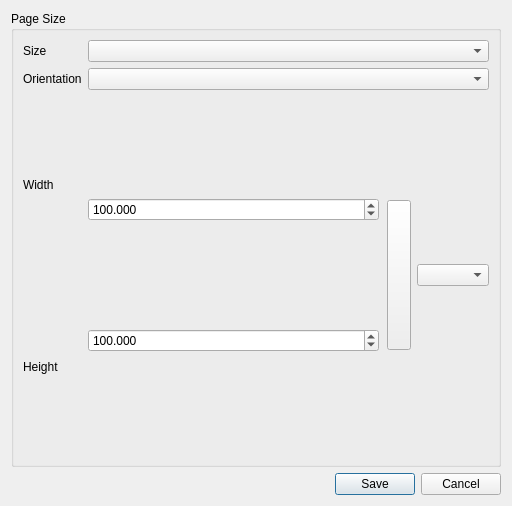
<?xml version="1.0" encoding="UTF-8"?>
<ui version="4.0">
 <class>QgsElevationProfilePdfExportOptionsDialogBase</class>
 <widget class="QDialog" name="QgsElevationProfilePdfExportOptionsDialogBase">
  <property name="geometry">
   <rect>
    <x>0</x>
    <y>0</y>
    <width>512</width>
    <height>506</height>
   </rect>
  </property>
  <property name="windowTitle">
   <string>PDF Export Options</string>
  </property>
  <layout class="QVBoxLayout" name="verticalLayout">
   <item>
    <widget class="QgsScrollArea" name="scrollArea">
     <property name="frameShape">
      <enum>QFrame::NoFrame</enum>
     </property>
     <property name="widgetResizable">
      <bool>true</bool>
     </property>
     <widget class="QWidget" name="scrollAreaWidgetContents">
      <property name="geometry">
       <rect>
        <x>0</x>
        <y>0</y>
        <width>494</width>
        <height>455</height>
       </rect>
      </property>
      <layout class="QVBoxLayout" name="scrollAreaLayout">
       <property name="leftMargin">
        <number>0</number>
       </property>
       <property name="topMargin">
        <number>0</number>
       </property>
       <property name="rightMargin">
        <number>0</number>
       </property>
       <property name="bottomMargin">
        <number>0</number>
       </property>
       <item>
        <widget class="QGroupBox" name="groupBox_2">
         <property name="title">
          <string>Page Size</string>
         </property>
         <layout class="QGridLayout" name="gridLayout" columnstretch="0,1">
          <item row="3" column="0">
           <widget class="QLabel" name="mWidthLabel">
            <property name="text">
             <string>Width</string>
            </property>
           </widget>
          </item>
          <item row="3" column="1" rowspan="2">
           <layout class="QGridLayout" name="gridLayout_3" columnstretch="1,0,0,0,0">
            <item row="0" column="4" rowspan="2">
             <widget class="QgsLayoutUnitsComboBox" name="mSizeUnitsComboBox"/>
            </item>
            <item row="0" column="0" colspan="3">
             <widget class="QgsDoubleSpinBox" name="mWidthSpin">
              <property name="suffix">
               <string/>
              </property>
              <property name="decimals">
               <number>3</number>
              </property>
              <property name="maximum">
               <double>9999999.000000000000000</double>
              </property>
              <property name="value">
               <double>100.000000000000000</double>
              </property>
              <property name="showClearButton" stdset="0">
               <bool>false</bool>
              </property>
             </widget>
            </item>
            <item row="0" column="3" rowspan="2">
             <layout class="QHBoxLayout" name="_2">
              <property name="leftMargin">
               <number>2</number>
              </property>
              <property name="topMargin">
               <number>2</number>
              </property>
              <property name="rightMargin">
               <number>0</number>
              </property>
              <property name="bottomMargin">
               <number>2</number>
              </property>
              <item>
               <widget class="QgsRatioLockButton" name="mLockAspectRatio">
                <property name="sizePolicy">
                 <sizepolicy hsizetype="Fixed" vsizetype="Expanding">
                  <horstretch>0</horstretch>
                  <verstretch>0</verstretch>
                 </sizepolicy>
                </property>
                <property name="toolTip">
                 <string>Lock aspect ratio (including while drawing extent onto canvas)</string>
                </property>
                <property name="leftMargin" stdset="0">
                 <number>13</number>
                </property>
               </widget>
              </item>
             </layout>
            </item>
            <item row="1" column="0" colspan="3">
             <widget class="QgsDoubleSpinBox" name="mHeightSpin">
              <property name="suffix">
               <string/>
              </property>
              <property name="decimals">
               <number>3</number>
              </property>
              <property name="maximum">
               <double>9999999.000000000000000</double>
              </property>
              <property name="value">
               <double>100.000000000000000</double>
              </property>
              <property name="showClearButton" stdset="0">
               <bool>false</bool>
              </property>
             </widget>
            </item>
           </layout>
          </item>
          <item row="4" column="0">
           <widget class="QLabel" name="mHeightLabel">
            <property name="text">
             <string>Height</string>
            </property>
           </widget>
          </item>
          <item row="0" column="1">
           <layout class="QHBoxLayout" name="horizontalLayout">
            <property name="topMargin">
             <number>0</number>
            </property>
            <item>
             <widget class="QComboBox" name="mPageSizeComboBox"/>
            </item>
           </layout>
          </item>
          <item row="0" column="0">
           <widget class="QLabel" name="label_3">
            <property name="text">
             <string>Size</string>
            </property>
           </widget>
          </item>
          <item row="1" column="1">
           <layout class="QHBoxLayout" name="horizontalLayout_3">
            <item>
             <widget class="QComboBox" name="mPageOrientationComboBox"/>
            </item>
           </layout>
          </item>
          <item row="1" column="0">
           <widget class="QLabel" name="label_4">
            <property name="text">
             <string>Orientation</string>
            </property>
           </widget>
          </item>
         </layout>
        </widget>
       </item>
      </layout>
     </widget>
    </widget>
   </item>
   <item>
    <widget class="QDialogButtonBox" name="buttonBox">
     <property name="orientation">
      <enum>Qt::Horizontal</enum>
     </property>
     <property name="standardButtons">
      <set>QDialogButtonBox::Cancel|QDialogButtonBox::Save</set>
     </property>
    </widget>
   </item>
  </layout>
 </widget>
 <customwidgets>
  <customwidget>
   <class>QgsScrollArea</class>
   <extends>QScrollArea</extends>
   <header>qgis.gui</header>
   <container>1</container>
  </customwidget>
  <customwidget>
   <class>QgsDoubleSpinBox</class>
   <extends>QDoubleSpinBox</extends>
   <header>qgis.gui</header>
  </customwidget>
  <customwidget>
   <class>QgsRatioLockButton</class>
   <extends>QToolButton</extends>
   <header>qgis.gui</header>
   <container>1</container>
  </customwidget>
  <customwidget>
   <class>QgsLayoutUnitsComboBox</class>
   <extends>QComboBox</extends>
   <header>qgis.gui</header>
  </customwidget>
 </customwidgets>
 <tabstops>
  <tabstop>scrollArea</tabstop>
 </tabstops>
 <resources/>
 <connections>
  <connection>
   <sender>buttonBox</sender>
   <signal>accepted()</signal>
   <receiver>QgsElevationProfilePdfExportOptionsDialogBase</receiver>
   <slot>accept()</slot>
   <hints>
    <hint type="sourcelabel">
     <x>248</x>
     <y>254</y>
    </hint>
    <hint type="destinationlabel">
     <x>157</x>
     <y>274</y>
    </hint>
   </hints>
  </connection>
  <connection>
   <sender>buttonBox</sender>
   <signal>rejected()</signal>
   <receiver>QgsElevationProfilePdfExportOptionsDialogBase</receiver>
   <slot>reject()</slot>
   <hints>
    <hint type="sourcelabel">
     <x>316</x>
     <y>260</y>
    </hint>
    <hint type="destinationlabel">
     <x>286</x>
     <y>274</y>
    </hint>
   </hints>
  </connection>
 </connections>
</ui>
